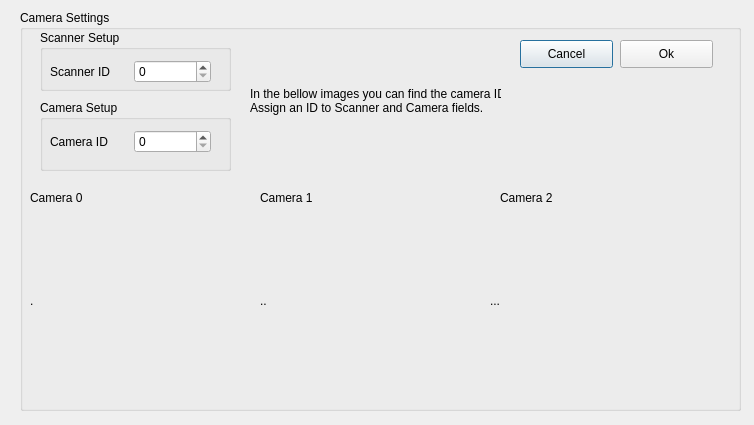
<?xml version="1.0" encoding="UTF-8"?>
<ui version="4.0">
 <class>checkCameras</class>
 <widget class="QDialog" name="checkCameras">
  <property name="geometry">
   <rect>
    <x>0</x>
    <y>0</y>
    <width>754</width>
    <height>425</height>
   </rect>
  </property>
  <property name="windowTitle">
   <string>Dialog</string>
  </property>
  <widget class="QGroupBox" name="groupBox">
   <property name="geometry">
    <rect>
     <x>20</x>
     <y>10</y>
     <width>721</width>
     <height>401</height>
    </rect>
   </property>
   <property name="title">
    <string>Camera Settings</string>
   </property>
   <widget class="QLabel" name="camera_0">
    <property name="geometry">
     <rect>
      <x>10</x>
      <y>210</y>
      <width>211</width>
      <height>161</height>
     </rect>
    </property>
    <property name="text">
     <string>.</string>
    </property>
   </widget>
   <widget class="QLabel" name="camera_1">
    <property name="geometry">
     <rect>
      <x>240</x>
      <y>210</y>
      <width>201</width>
      <height>161</height>
     </rect>
    </property>
    <property name="text">
     <string>..</string>
    </property>
   </widget>
   <widget class="QLabel" name="camera_2">
    <property name="geometry">
     <rect>
      <x>470</x>
      <y>210</y>
      <width>221</width>
      <height>161</height>
     </rect>
    </property>
    <property name="text">
     <string>...</string>
    </property>
   </widget>
   <widget class="QGroupBox" name="groupBox_2">
    <property name="geometry">
     <rect>
      <x>20</x>
      <y>20</y>
      <width>191</width>
      <height>61</height>
     </rect>
    </property>
    <property name="title">
     <string>Scanner Setup</string>
    </property>
    <widget class="QWidget" name="layoutWidget">
     <property name="geometry">
      <rect>
       <x>10</x>
       <y>30</y>
       <width>161</width>
       <height>24</height>
      </rect>
     </property>
     <layout class="QHBoxLayout" name="horizontalLayout_2">
      <item>
       <widget class="QLabel" name="label">
        <property name="text">
         <string>Scanner ID</string>
        </property>
       </widget>
      </item>
      <item>
       <widget class="QSpinBox" name="scannerCode"/>
      </item>
     </layout>
    </widget>
   </widget>
   <widget class="QGroupBox" name="groupBox_3">
    <property name="geometry">
     <rect>
      <x>20</x>
      <y>90</y>
      <width>191</width>
      <height>71</height>
     </rect>
    </property>
    <property name="title">
     <string>Camera Setup</string>
    </property>
    <widget class="QWidget" name="layoutWidget">
     <property name="geometry">
      <rect>
       <x>10</x>
       <y>30</y>
       <width>161</width>
       <height>24</height>
      </rect>
     </property>
     <layout class="QHBoxLayout" name="horizontalLayout_3">
      <item>
       <widget class="QLabel" name="label_2">
        <property name="text">
         <string>Camera ID</string>
        </property>
       </widget>
      </item>
      <item>
       <widget class="QSpinBox" name="cameraCode"/>
      </item>
     </layout>
    </widget>
   </widget>
   <widget class="QLabel" name="camLabel_1">
    <property name="geometry">
     <rect>
      <x>10</x>
      <y>180</y>
      <width>221</width>
      <height>16</height>
     </rect>
    </property>
    <property name="text">
     <string>Camera 0</string>
    </property>
   </widget>
   <widget class="QLabel" name="camLabel_2">
    <property name="geometry">
     <rect>
      <x>240</x>
      <y>180</y>
      <width>221</width>
      <height>16</height>
     </rect>
    </property>
    <property name="text">
     <string>Camera 1</string>
    </property>
   </widget>
   <widget class="QLabel" name="camLabel_3">
    <property name="geometry">
     <rect>
      <x>480</x>
      <y>180</y>
      <width>221</width>
      <height>16</height>
     </rect>
    </property>
    <property name="text">
     <string>Camera 2</string>
    </property>
   </widget>
   <widget class="QPushButton" name="cancelBtn">
    <property name="geometry">
     <rect>
      <x>500</x>
      <y>30</y>
      <width>93</width>
      <height>28</height>
     </rect>
    </property>
    <property name="text">
     <string>Cancel</string>
    </property>
   </widget>
   <widget class="QPushButton" name="okBtn">
    <property name="geometry">
     <rect>
      <x>600</x>
      <y>30</y>
      <width>93</width>
      <height>28</height>
     </rect>
    </property>
    <property name="text">
     <string>Ok</string>
    </property>
   </widget>
   <widget class="QLabel" name="label_3">
    <property name="geometry">
     <rect>
      <x>230</x>
      <y>20</y>
      <width>251</width>
      <height>141</height>
     </rect>
    </property>
    <property name="text">
     <string>In the bellow images you can find the camera IDs.
Assign an ID to Scanner and Camera fields.</string>
    </property>
   </widget>
  </widget>
  <zorder>groupBox</zorder>
  <zorder>camera_2</zorder>
  <zorder>camLabel_3</zorder>
 </widget>
 <resources/>
 <connections>
  <connection>
   <sender>cancelBtn</sender>
   <signal>clicked()</signal>
   <receiver>checkCameras</receiver>
   <slot>close()</slot>
   <hints>
    <hint type="sourcelabel">
     <x>566</x>
     <y>383</y>
    </hint>
    <hint type="destinationlabel">
     <x>491</x>
     <y>379</y>
    </hint>
   </hints>
  </connection>
 </connections>
</ui>
